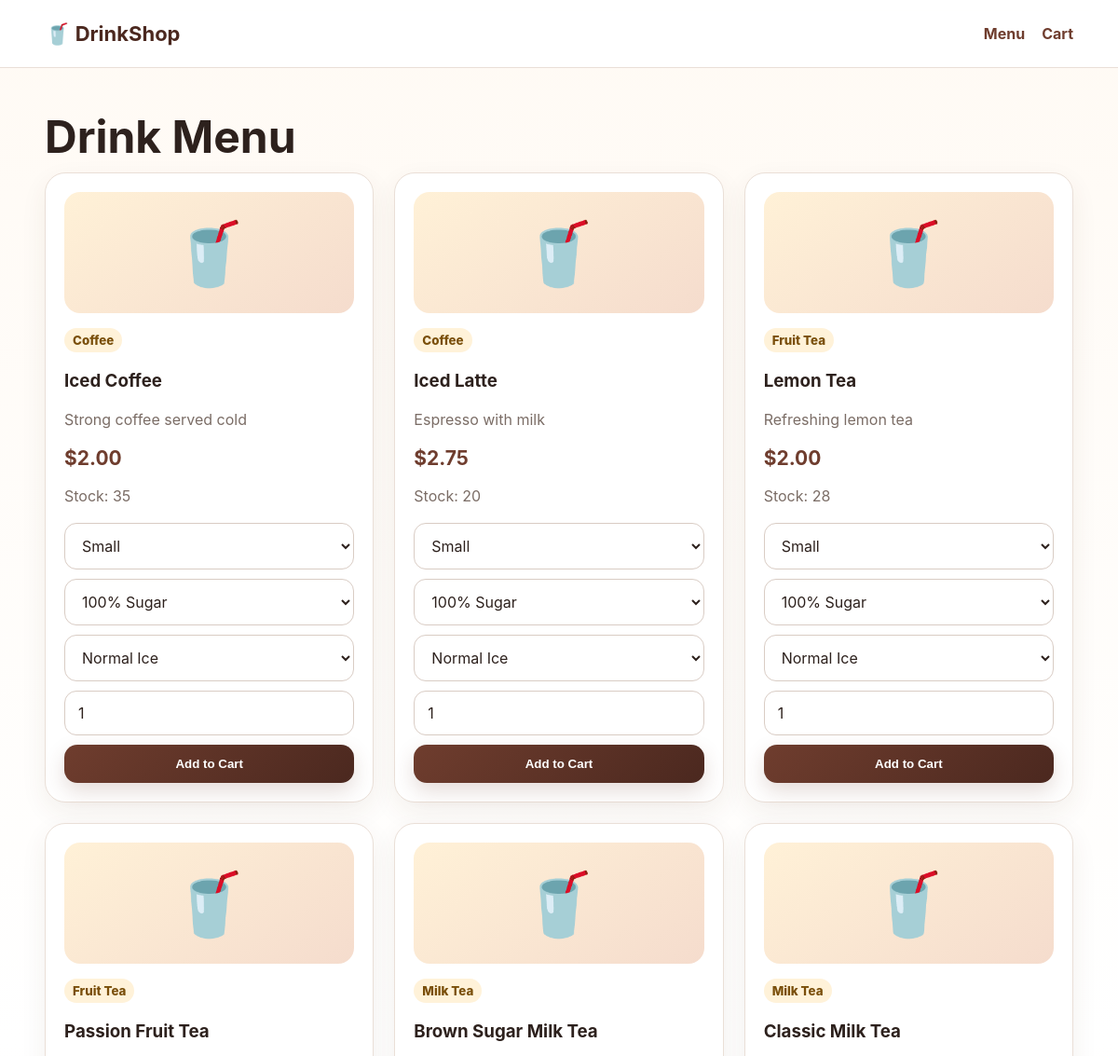
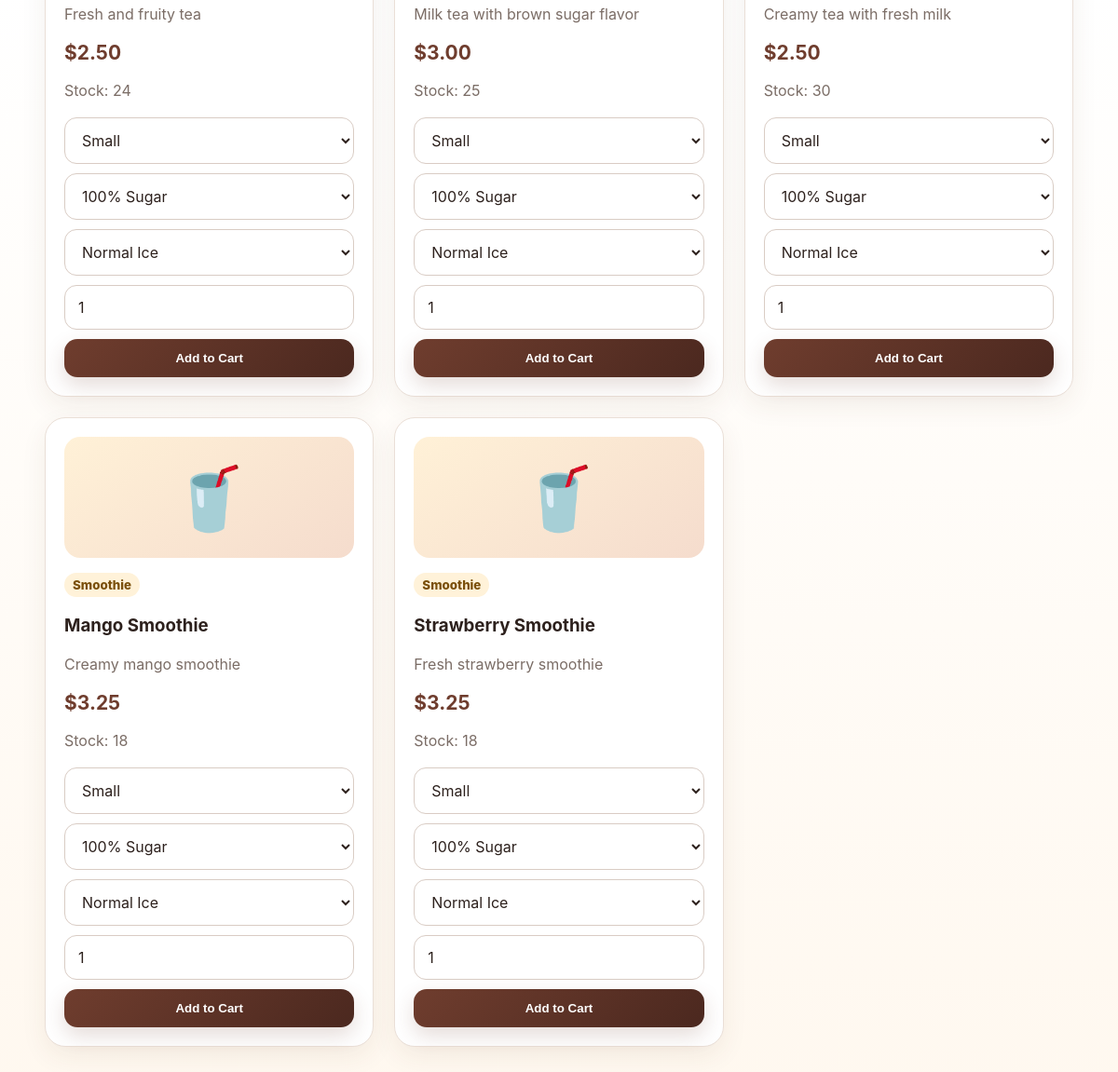
Page /menu.php on the committed database (2 pictures, top to bottom).
### tables this page shows
CREATE TABLE drinks(id INT AUTO_INCREMENT PRIMARY KEY,category_id INT NULL,name VARCHAR(120) NOT NULL,description VARCHAR(255),price DECIMAL(10,2) NOT NULL,stock INT NOT NULL DEFAULT 0,image VARCHAR(255) DEFAULT NULL,is_active TINYINT(1) DEFAULT 1,FOREIGN KEY(category_id) REFERENCES categories(id) ON DELETE SET NULL);

CREATE TABLE categories(id INT AUTO_INCREMENT PRIMARY KEY,name VARCHAR(80) NOT NULL UNIQUE);

### config/db.php (called while the page is built, shortened)
<?php
function e($v){return htmlspecialchars((string)$v,ENT_QUOTES,'UTF-8');}
?>

### menu.php (the view)
<?php require 'config/db.php'; $drinks=$pdo->query("SELECT d.*,c.name category FROM drinks d LEFT JOIN categories c ON c.id=d.category_id WHERE d.is_active=1 ORDER BY c.name,d.name")->fetchAll(); ?>
<!doctype html><html><head><meta charset="utf-8"><meta name="viewport" content="width=device-width,initial-scale=1"><title>Menu</title><link rel="stylesheet" href="css/style.css"></head><body><header><nav><a class="logo" href="index.php">🥤 DrinkShop</a><div><a href="menu.php">Menu</a> <a href="cart.php">Cart</a></div></nav></header><main><h1>Drink Menu</h1><div class="drink-grid"><?php foreach($drinks as $d):?><div class="drink-card"><?php if($d['image']):?><img class="drink-image" src="<?=e($d['image'])?>" alt="<?=e($d['name'])?>"><?php else:?><div class="drink-icon">🥤</div><?php endif;?><small><?=e($d['category'])?></small><h3><?=e($d['name'])?></h3><p><?=e($d['description'])?></p><strong>$<?=number_format($d['price'],2)?></strong><p>Stock: <?=e($d['stock'])?></p><?php if($d['stock']>0):?><form method="post" action="cart.php"><input type="hidden" name="drink_id" value="<?=$d['id']?>"><select name="size"><option>Small</option><option>Medium</option><option>Large</option></select><select name="sugar"><option>100% Sugar</option><option>75% Sugar</option><option>50% Sugar</option><option>25% Sugar</option><option>0% Sugar</option></select><select name="ice"><option>Normal Ice</option><option>Less Ice</option><option>No Ice</option></select><input type="number" name="qty" min="1" max="<?=$d['stock']?>" value="1"><button class="btn" name="add">Add to Cart</button></form><?php else:?><b>Out of stock</b><?php endif;?></div><?php endforeach;?></div></main></body></html>

### css/style.css (style rules this page uses)
:root { --primary:#6f3d2e;--primary-dark:#4b281f;--accent:#f2a93b;--cream:#fffaf4;--surface:#ffffff;--text:#2d211d;--muted:#7b6d66;--line:#eadfd7;--danger:#b33a3a;--success:#247a4b;--shadow:0 18px 45px rgba(83,50,34,.10) }
* { box-sizing:border-box }
html { scroll-behavior:smooth }
body { margin:0;font-family:Inter,ui-sans-serif,system-ui,-apple-system,"Segoe UI",Arial,sans-serif;background:linear-gradient(180deg,#fffaf4 0,#fff 48%,#fff8ef 100%);color:var(--text);min-height:100vh }
a { text-decoration:none;color:var(--primary);font-weight:700 }
.container,main { width:min(1120px,92%);margin:auto }
.btn { border:0;border-radius:14px;padding:13px 20px;background:linear-gradient(135deg,var(--primary),var(--primary-dark));color:#fff;font-weight:800;cursor:pointer;display:inline-flex;align-items:center;justify-content:center;gap:8px;box-shadow:0 9px 22px rgba(111,61,46,.18);transition:.2s }
header { background:rgba(255,255,255,.92);border-bottom:1px solid var(--line);position:sticky;top:0;z-index:20;backdrop-filter:blur(12px) }
nav { width:min(1120px,92%);height:72px;margin:auto;display:flex;align-items:center;justify-content:space-between;gap:20px }
nav>div { display:flex;gap:18px;align-items:center }
.logo { font-size:22px;color:var(--primary-dark) }
h1 { font-size:clamp(32px,5vw,48px);line-height:1.08;margin:0 0 12px }
main { padding:48px 0 70px }
.field input,.field select,.field textarea,.form-card input,.form-card select,.form-card textarea,.drink-card input,.drink-card select { width:100%;padding:13px 14px;border:1px solid #d9ccc4;border-radius:13px;background:#fff;color:var(--text);font:inherit;outline:none;transition:.18s }
.drink-grid { display:grid;grid-template-columns:repeat(3,1fr);gap:22px }
.drink-card { background:#fff;border:1px solid var(--line);border-radius:22px;padding:20px;box-shadow:0 10px 28px rgba(83,50,34,.07) }
.drink-card .drink-icon { height:130px;border-radius:17px;background:linear-gradient(145deg,#fff1d7,#f5dccd);display:grid;place-items:center;font-size:66px }
.drink-card small { display:inline-block;margin-top:16px;padding:5px 9px;border-radius:999px;background:#fff2d9;color:#7a4f0a;font-weight:800 }
.drink-card form { display:grid;gap:10px;margin-top:14px }
.drink-card p { color:var(--muted);line-height:1.55 }
.drink-card strong { font-size:21px;color:var(--primary) }

### rows in the picture
drinks: category.name "Coffee", name "Iced Coffee", description "Strong coffee served cold", price "2.00", stock "35"
drinks: category.name "Coffee", name "Iced Latte", description "Espresso with milk", price "2.75", stock "20"
drinks: category.name "Fruit Tea", name "Lemon Tea", description "Refreshing lemon tea", price "2.00", stock "28"
drinks: category.name "Fruit Tea", name "Passion Fruit Tea", description "Fresh and fruity tea", price "2.50", stock "24"
drinks: category.name "Milk Tea", name "Brown Sugar Milk Tea", description "Milk tea with brown sugar flavor", price "3.00", stock "25"
drinks: category.name "Milk Tea", name "Classic Milk Tea", description "Creamy tea with fresh milk", price "2.50", stock "30"
drinks: category.name "Smoothie", name "Mango Smoothie", description "Creamy mango smoothie", price "3.25", stock "18"
drinks: category.name "Smoothie", name "Strawberry Smoothie", description "Fresh strawberry smoothie", price "3.25", stock "18"
